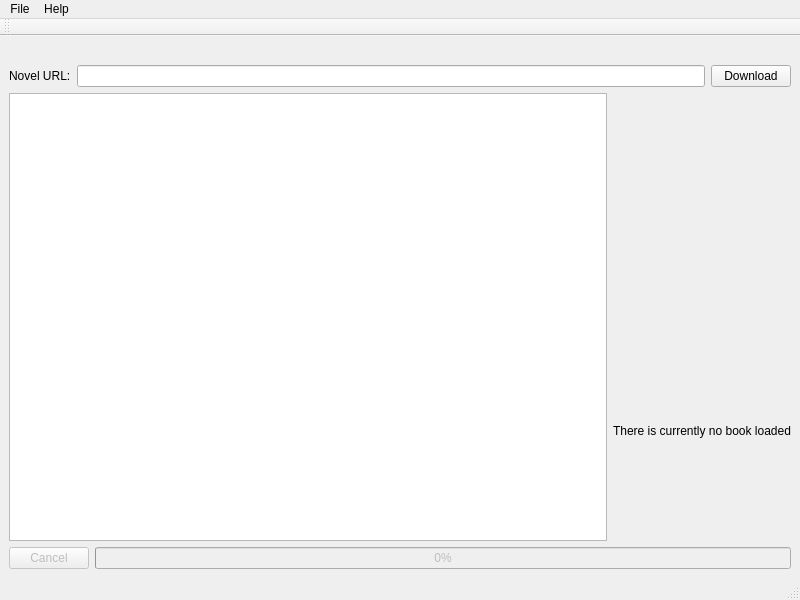
<?xml version="1.0" encoding="UTF-8"?>
<ui version="4.0">
 <class>MainWindow</class>
 <widget class="QMainWindow" name="MainWindow">
  <property name="geometry">
   <rect>
    <x>0</x>
    <y>0</y>
    <width>800</width>
    <height>600</height>
   </rect>
  </property>
  <property name="cursor">
   <cursorShape>ArrowCursor</cursorShape>
  </property>
  <property name="acceptDrops">
   <bool>true</bool>
  </property>
  <property name="windowTitle">
   <string>MainWindow</string>
  </property>
  <property name="windowIcon">
   <iconset resource="resources.qrc">
    <normaloff>:/images/icon.ico</normaloff>:/images/icon.ico</iconset>
  </property>
  <property name="autoFillBackground">
   <bool>false</bool>
  </property>
  <property name="styleSheet">
   <string notr="true">QToolTip {
    border: 1px solid #76797C;
    background-color: #5A7566;
    color: white;
    padding: 0px;                /*remove padding, for fix combobox tooltip.*/
    opacity: 200;
}

QWidget {
    color: #eff0f1;
    background-color: #31363b;
    selection-background-color: #3daee9;
    selection-color: #eff0f1;
    background-clip: border;
    border-image: none;
    border: 0px transparent black;
    outline: 0;
}

QWidget:item:hover {
    background-color: #18465d;
    color: #eff0f1;
}

QWidget:item:selected {
    background-color: #18465d;
}

QCheckBox {
    spacing: 5px;
    outline: none;
    color: #eff0f1;
    margin-bottom: 2px;
}

QCheckBox:disabled {
    color: #76797C;
}

QCheckBox::indicator,
QGroupBox::indicator {
    width: 18px;
    height: 18px;
}

QGroupBox::indicator {
    margin-left: 2px;
}

QCheckBox::indicator:unchecked {
    image: url(:/qss_icons/rc/checkbox_unchecked.png);
}

QCheckBox::indicator:unchecked:hover,
QCheckBox::indicator:unchecked:focus,
QCheckBox::indicator:unchecked:pressed,
QGroupBox::indicator:unchecked:hover,
QGroupBox::indicator:unchecked:focus,
QGroupBox::indicator:unchecked:pressed {
    border: none;
    image: url(:/qss_icons/rc/checkbox_unchecked_focus.png);
}

QCheckBox::indicator:checked {
    image: url(:/qss_icons/rc/checkbox_checked.png);
}

QCheckBox::indicator:checked:hover,
QCheckBox::indicator:checked:focus,
QCheckBox::indicator:checked:pressed,
QGroupBox::indicator:checked:hover,
QGroupBox::indicator:checked:focus,
QGroupBox::indicator:checked:pressed {
    border: none;
    image: url(:/qss_icons/rc/checkbox_checked_focus.png);
}

QCheckBox::indicator:indeterminate {
    image: url(:/qss_icons/rc/checkbox_indeterminate.png);
}

QCheckBox::indicator:indeterminate:focus,
QCheckBox::indicator:indeterminate:hover,
QCheckBox::indicator:indeterminate:pressed {
    image: url(:/qss_icons/rc/checkbox_indeterminate_focus.png);
}

QCheckBox::indicator:checked:disabled,
QGroupBox::indicator:checked:disabled {
    image: url(:/qss_icons/rc/checkbox_checked_disabled.png);
}

QCheckBox::indicator:unchecked:disabled,
QGroupBox::indicator:unchecked:disabled {
    image: url(:/qss_icons/rc/checkbox_unchecked_disabled.png);
}

QRadioButton {
    spacing: 5px;
    outline: none;
    color: #eff0f1;
    margin-bottom: 2px;
}

QRadioButton:disabled {
    color: #76797C;
}

QRadioButton::indicator {
    width: 21px;
    height: 21px;
}

QRadioButton::indicator:unchecked {
    image: url(:/qss_icons/rc/radio_unchecked.png);
}

QRadioButton::indicator:unchecked:hover,
QRadioButton::indicator:unchecked:focus,
QRadioButton::indicator:unchecked:pressed {
    border: none;
    outline: none;
    image: url(:/qss_icons/rc/radio_unchecked_focus.png);
}

QRadioButton::indicator:checked {
    border: none;
    outline: none;
    image: url(:/qss_icons/rc/radio_checked.png);
}

QRadioButton::indicator:checked:hover,
QRadioButton::indicator:checked:focus,
QRadioButton::indicator:checked:pressed {
    border: none;
    outline: none;
    image: url(:/qss_icons/rc/radio_checked_focus.png);
}

QRadioButton::indicator:checked:disabled {
    outline: none;
    image: url(:/qss_icons/rc/radio_checked_disabled.png);
}

QRadioButton::indicator:unchecked:disabled {
    image: url(:/qss_icons/rc/radio_unchecked_disabled.png);
}

QMenuBar {
    background-color: #31363b;
    color: #eff0f1;
}

QMenuBar::item {
    background: transparent;
}

QMenuBar::item:selected {
    background: transparent;
    border: 1px solid #76797C;
}

QMenuBar::item:pressed {
    border: 1px solid #76797C;
    background-color: #3daee9;
    color: #eff0f1;
    margin-bottom: -1px;
    padding-bottom: 1px;
}

QMenu {
    border: 1px solid #76797C;
    color: #eff0f1;
    margin: 2px;
}

QMenu::icon {
    margin: 5px;
}

QMenu::item {
    padding: 5px 30px 5px 30px;
    border: 1px solid transparent;
    /* reserve space for selection border */
}

QMenu::item:selected {
    color: #eff0f1;
}

QMenu::separator {
    height: 2px;
    background: lightblue;
    margin-left: 10px;
    margin-right: 5px;
}

QMenu::indicator {
    width: 18px;
    height: 18px;
}


/* non-exclusive indicator = check box style indicator
   (see QActionGroup::setExclusive) */

QMenu::indicator:non-exclusive:unchecked {
    image: url(:/qss_icons/rc/checkbox_unchecked.png);
}

QMenu::indicator:non-exclusive:unchecked:selected {
    image: url(:/qss_icons/rc/checkbox_unchecked_disabled.png);
}

QMenu::indicator:non-exclusive:checked {
    image: url(:/qss_icons/rc/checkbox_checked.png);
}

QMenu::indicator:non-exclusive:checked:selected {
    image: url(:/qss_icons/rc/checkbox_checked_disabled.png);
}


/* exclusive indicator = radio button style indicator (see QActionGroup::setExclusive) */

QMenu::indicator:exclusive:unchecked {
    image: url(:/qss_icons/rc/radio_unchecked.png);
}

QMenu::indicator:exclusive:unchecked:selected {
    image: url(:/qss_icons/rc/radio_unchecked_disabled.png);
}

QMenu::indicator:exclusive:checked {
    image: url(:/qss_icons/rc/radio_checked.png);
}

QMenu::indicator:exclusive:checked:selected {
    image: url(:/qss_icons/rc/radio_checked_disabled.png);
}

QMenu::right-arrow {
    margin: 5px;
    image: url(:/qss_icons/rc/right_arrow.png)
}

QWidget:disabled {
    color: #454545;
    background-color: #31363b;
}

QAbstractItemView {
    alternate-background-color: #31363b;
    color: #eff0f1;
    border: 1px solid #3A3939;
    border-radius: 2px;
}

QWidget:focus,
QMenuBar:focus {
    border: 1px solid #3daee9;
}

QTabWidget:focus,
QCheckBox:focus,
QRadioButton:focus,
QSlider:focus {
    border: none;
}

QLineEdit {
    background-color: #232629;
    padding: 5px;
    border-style: solid;
    border: 1px solid #76797C;
    border-radius: 2px;
    color: #eff0f1;
}

QAbstractItemView QLineEdit {
    padding: 0;
}

QGroupBox {
    border: 1px solid #76797C;
    border-radius: 2px;
    margin-top: 20px;
}

QGroupBox::title {
    subcontrol-origin: margin;
    subcontrol-position: top center;
    padding-left: 10px;
    padding-right: 10px;
    padding-top: 10px;
}

QAbstractScrollArea {
    border-radius: 2px;
    border: 1px solid #76797C;
    background-color: transparent;
}

QScrollBar:horizontal {
    height: 15px;
    margin: 3px 15px 3px 15px;
    border: 1px transparent #2A2929;
    border-radius: 4px;
    background-color: #2A2929;
}

QScrollBar::handle:horizontal {
    background-color: #605F5F;
    min-width: 5px;
    border-radius: 4px;
}

QScrollBar::add-line:horizontal {
    margin: 0px 3px 0px 3px;
    border-image: url(:/qss_icons/rc/right_arrow_disabled.png);
    width: 10px;
    height: 10px;
    subcontrol-position: right;
    subcontrol-origin: margin;
}

QScrollBar::sub-line:horizontal {
    margin: 0px 3px 0px 3px;
    border-image: url(:/qss_icons/rc/left_arrow_disabled.png);
    height: 10px;
    width: 10px;
    subcontrol-position: left;
    subcontrol-origin: margin;
}

QScrollBar::add-line:horizontal:hover,
QScrollBar::add-line:horizontal:on {
    border-image: url(:/qss_icons/rc/right_arrow.png);
    height: 10px;
    width: 10px;
    subcontrol-position: right;
    subcontrol-origin: margin;
}

QScrollBar::sub-line:horizontal:hover,
QScrollBar::sub-line:horizontal:on {
    border-image: url(:/qss_icons/rc/left_arrow.png);
    height: 10px;
    width: 10px;
    subcontrol-position: left;
    subcontrol-origin: margin;
}

QScrollBar::up-arrow:horizontal,
QScrollBar::down-arrow:horizontal {
    background: none;
}

QScrollBar::add-page:horizontal,
QScrollBar::sub-page:horizontal {
    background: none;
}

QScrollBar:vertical {
    background-color: #2A2929;
    width: 15px;
    margin: 15px 3px 15px 3px;
    border: 1px transparent #2A2929;
    border-radius: 4px;
}

QScrollBar::handle:vertical {
    background-color: #605F5F;
    min-height: 5px;
    border-radius: 4px;
}

QScrollBar::sub-line:vertical {
    margin: 3px 0px 3px 0px;
    border-image: url(:/qss_icons/rc/up_arrow_disabled.png);
    height: 10px;
    width: 10px;
    subcontrol-position: top;
    subcontrol-origin: margin;
}

QScrollBar::add-line:vertical {
    margin: 3px 0px 3px 0px;
    border-image: url(:/qss_icons/rc/down_arrow_disabled.png);
    height: 10px;
    width: 10px;
    subcontrol-position: bottom;
    subcontrol-origin: margin;
}

QScrollBar::sub-line:vertical:hover,
QScrollBar::sub-line:vertical:on {
    border-image: url(:/qss_icons/rc/up_arrow.png);
    height: 10px;
    width: 10px;
    subcontrol-position: top;
    subcontrol-origin: margin;
}

QScrollBar::add-line:vertical:hover,
QScrollBar::add-line:vertical:on {
    border-image: url(:/qss_icons/rc/down_arrow.png);
    height: 10px;
    width: 10px;
    subcontrol-position: bottom;
    subcontrol-origin: margin;
}

QScrollBar::up-arrow:vertical,
QScrollBar::down-arrow:vertical {
    background: none;
}

QScrollBar::add-page:vertical,
QScrollBar::sub-page:vertical {
    background: none;
}

QTextEdit {
    background-color: #232629;
    color: #eff0f1;
    border: 1px solid #76797C;
}

QPlainTextEdit {
    background-color: #232629;
    ;
    color: #eff0f1;
    border-radius: 2px;
    border: 1px solid #76797C;
}

QHeaderView::section {
    background-color: #76797C;
    color: #eff0f1;
    padding: 5px;
    border: 1px solid #76797C;
}

QSizeGrip {
    image: url(:/qss_icons/rc/sizegrip.png);
    width: 12px;
    height: 12px;
}

QMainWindow::separator {
    background-color: #31363b;
    color: white;
    padding-left: 4px;
    spacing: 2px;
    border: 1px dashed #76797C;
}

QMainWindow::separator:hover {
    background-color: #787876;
    color: white;
    padding-left: 4px;
    border: 1px solid #76797C;
    spacing: 2px;
}

QMenu::separator {
    height: 1px;
    background-color: #76797C;
    color: white;
    padding-left: 4px;
    margin-left: 10px;
    margin-right: 5px;
}

QFrame {
    border-radius: 2px;
    border: 1px solid #76797C;
}

QFrame[frameShape=&quot;0&quot;] {
    border-radius: 2px;
    border: 1px transparent #76797C;
}

QStackedWidget {
    border: 1px transparent black;
}

QToolBar {
    border: 1px transparent #393838;
    background: 1px solid #31363b;
    font-weight: bold;
}

QToolBar::handle:horizontal {
    image: url(:/qss_icons/rc/Hmovetoolbar.png);
}

QToolBar::handle:vertical {
    image: url(:/qss_icons/rc/Vmovetoolbar.png);
}

QToolBar::separator:horizontal {
    image: url(:/qss_icons/rc/Hsepartoolbar.png);
}

QToolBar::separator:vertical {
    image: url(:/qss_icons/rc/Vsepartoolbar.png);
}

QToolButton#qt_toolbar_ext_button {
    background: #58595a
}

QPushButton {
    color: #eff0f1;
    background-color: #31363b;
    border-width: 1px;
    border-color: #76797C;
    border-style: solid;
    padding: 5px;
    border-radius: 2px;
    outline: none;
}

QPushButton:disabled {
    background-color: #31363b;
    border-width: 1px;
    border-color: #454545;
    border-style: solid;
    padding-top: 5px;
    padding-bottom: 5px;
    padding-left: 10px;
    padding-right: 10px;
    border-radius: 2px;
    color: #454545;
}

QPushButton:focus {
    background-color: #3daee9;
    color: white;
}

QPushButton:pressed {
    background-color: #3daee9;
    padding-top: -15px;
    padding-bottom: -17px;
}

QComboBox {
    selection-background-color: #3daee9;
    border-style: solid;
    border: 1px solid #76797C;
    border-radius: 2px;
    padding: 5px;
    min-width: 75px;
}

QPushButton:checked {
    background-color: #76797C;
    border-color: #6A6969;
}

QComboBox:hover,
QPushButton:hover,
QAbstractSpinBox:hover,
QLineEdit:hover,
QTextEdit:hover,
QPlainTextEdit:hover,
QAbstractView:hover,
QTreeView:hover {
    border: 1px solid #3daee9;
    color: #eff0f1;
}

QComboBox:on {
    padding-top: 3px;
    padding-left: 4px;
    selection-background-color: #4a4a4a;
}

QComboBox QAbstractItemView {
    background-color: #232629;
    border-radius: 2px;
    border: 1px solid #76797C;
    selection-background-color: #18465d;
}

QComboBox::drop-down {
    subcontrol-origin: padding;
    subcontrol-position: top right;
    width: 15px;
    border-left-width: 0px;
    border-left-color: darkgray;
    border-left-style: solid;
    border-top-right-radius: 3px;
    border-bottom-right-radius: 3px;
}

QComboBox::down-arrow {
    image: url(:/qss_icons/rc/down_arrow_disabled.png);
}

QComboBox::down-arrow:on,
QComboBox::down-arrow:hover,
QComboBox::down-arrow:focus {
    image: url(:/qss_icons/rc/down_arrow.png);
}

QAbstractSpinBox {
    padding: 5px;
    border: 1px solid #76797C;
    background-color: #232629;
    color: #eff0f1;
    border-radius: 2px;
    min-width: 75px;
}

QAbstractSpinBox:up-button {
    background-color: transparent;
    subcontrol-origin: border;
    subcontrol-position: center right;
}

QAbstractSpinBox:down-button {
    background-color: transparent;
    subcontrol-origin: border;
    subcontrol-position: center left;
}

QAbstractSpinBox::up-arrow,
QAbstractSpinBox::up-arrow:disabled,
QAbstractSpinBox::up-arrow:off {
    image: url(:/qss_icons/rc/up_arrow_disabled.png);
    width: 10px;
    height: 10px;
}

QAbstractSpinBox::up-arrow:hover {
    image: url(:/qss_icons/rc/up_arrow.png);
}

QAbstractSpinBox::down-arrow,
QAbstractSpinBox::down-arrow:disabled,
QAbstractSpinBox::down-arrow:off {
    image: url(:/qss_icons/rc/down_arrow_disabled.png);
    width: 10px;
    height: 10px;
}

QAbstractSpinBox::down-arrow:hover {
    image: url(:/qss_icons/rc/down_arrow.png);
}

QLabel {
    border: 0px solid black;
}

QTabWidget {
    border: 0px transparent black;
}

QTabWidget::pane {
    border: 1px solid #76797C;
    padding: 5px;
    margin: 0px;
}

QTabWidget::tab-bar {
    /* left: 5px; move to the right by 5px */
}

QTabBar {
    qproperty-drawBase: 0;
    border-radius: 3px;
}

QTabBar:focus {
    border: 0px transparent black;
}

QTabBar::close-button {
    image: url(:/qss_icons/rc/close.png);
    background: transparent;
}

QTabBar::close-button:hover {
    image: url(:/qss_icons/rc/close-hover.png);
    background: transparent;
}

QTabBar::close-button:pressed {
    image: url(:/qss_icons/rc/close-pressed.png);
    background: transparent;
}


/* TOP TABS */

QTabBar::tab:top {
    color: #eff0f1;
    border: 1px solid #76797C;
    border-bottom: 1px transparent black;
    background-color: #31363b;
    padding: 5px;
    min-width: 50px;
    border-top-left-radius: 2px;
    border-top-right-radius: 2px;
}

QTabBar::tab:top:selected {
    color: #eff0f1;
    background-color: #54575B;
    border: 1px solid #76797C;
    border-bottom: 2px solid #3daee9;
    border-top-left-radius: 2px;
    border-top-right-radius: 2px;
}

QTabBar::tab:top:!selected:hover {
    background-color: #3daee9;
}


/* BOTTOM TABS */

QTabBar::tab:bottom {
    color: #eff0f1;
    border: 1px solid #76797C;
    border-top: 1px transparent black;
    background-color: #31363b;
    padding: 5px;
    border-bottom-left-radius: 2px;
    border-bottom-right-radius: 2px;
    min-width: 50px;
}

QTabBar::tab:bottom:selected {
    color: #eff0f1;
    background-color: #54575B;
    border: 1px solid #76797C;
    border-top: 2px solid #3daee9;
    border-bottom-left-radius: 2px;
    border-bottom-right-radius: 2px;
}

QTabBar::tab:bottom:!selected:hover {
    background-color: #3daee9;
}


/* LEFT TABS */

QTabBar::tab:left {
    color: #eff0f1;
    border: 1px solid #76797C;
    border-left: 1px transparent black;
    background-color: #31363b;
    padding: 5px;
    border-top-right-radius: 2px;
    border-bottom-right-radius: 2px;
    min-height: 50px;
}

QTabBar::tab:left:selected {
    color: #eff0f1;
    background-color: #54575B;
    border: 1px solid #76797C;
    border-left: 2px solid #3daee9;
    border-top-right-radius: 2px;
    border-bottom-right-radius: 2px;
}

QTabBar::tab:left:!selected:hover {
    background-color: #3daee9;
}


/* RIGHT TABS */

QTabBar::tab:right {
    color: #eff0f1;
    border: 1px solid #76797C;
    border-right: 1px transparent black;
    background-color: #31363b;
    padding: 5px;
    border-top-left-radius: 2px;
    border-bottom-left-radius: 2px;
    min-height: 50px;
}

QTabBar::tab:right:selected {
    color: #eff0f1;
    background-color: #54575B;
    border: 1px solid #76797C;
    border-right: 2px solid #3daee9;
    border-top-left-radius: 2px;
    border-bottom-left-radius: 2px;
}

QTabBar::tab:right:!selected:hover {
    background-color: #3daee9;
}

QTabBar QToolButton::right-arrow:enabled {
    image: url(:/qss_icons/rc/right_arrow.png);
}

QTabBar QToolButton::left-arrow:enabled {
    image: url(:/qss_icons/rc/left_arrow.png);
}

QTabBar QToolButton::right-arrow:disabled {
    image: url(:/qss_icons/rc/right_arrow_disabled.png);
}

QTabBar QToolButton::left-arrow:disabled {
    image: url(:/qss_icons/rc/left_arrow_disabled.png);
}

QDockWidget {
    background: #31363b;
    border: 1px solid #403F3F;
    titlebar-close-icon: url(:/qss_icons/rc/close.png);
    titlebar-normal-icon: url(:/qss_icons/rc/undock.png);
}

QDockWidget::close-button,
QDockWidget::float-button {
    border: 1px solid transparent;
    border-radius: 2px;
    background: transparent;
}

QDockWidget::close-button:hover,
QDockWidget::float-button:hover {
    background: rgba(255, 255, 255, 10);
}

QDockWidget::close-button:pressed,
QDockWidget::float-button:pressed {
    padding: 1px -1px -1px 1px;
    background: rgba(255, 255, 255, 10);
}

QTreeView,
QListView {
    border: 1px solid #76797C;
    background-color: #232629;
}

QTreeView:branch:selected,
QTreeView:branch:hover {
    background: url(:/qss_icons/rc/transparent.png);
}

QTreeView::branch:has-siblings:!adjoins-item {
    border-image: url(:/qss_icons/rc/transparent.png);
}

QTreeView::branch:has-siblings:adjoins-item {
    border-image: url(:/qss_icons/rc/transparent.png);
}

QTreeView::branch:!has-children:!has-siblings:adjoins-item {
    border-image: url(:/qss_icons/rc/transparent.png);
}

QTreeView::branch:has-children:!has-siblings:closed,
QTreeView::branch:closed:has-children:has-siblings {
    image: url(:/qss_icons/rc/branch_closed.png);
}

QTreeView::branch:open:has-children:!has-siblings,
QTreeView::branch:open:has-children:has-siblings {
    image: url(:/qss_icons/rc/branch_open.png);
}

QTreeView::branch:has-children:!has-siblings:closed:hover,
QTreeView::branch:closed:has-children:has-siblings:hover {
    image: url(:/qss_icons/rc/branch_closed-on.png);
}

QTreeView::branch:open:has-children:!has-siblings:hover,
QTreeView::branch:open:has-children:has-siblings:hover {
    image: url(:/qss_icons/rc/branch_open-on.png);
}

QListView::item:!selected:hover,
QTreeView::item:!selected:hover {
    background: #18465d;
    outline: 0;
    color: #eff0f1
}

QListView::item:selected:hover,
QTreeView::item:selected:hover {
    background: #287399;
    color: #eff0f1;
}

QTreeView::indicator:checked,
QListView::indicator:checked {
    image: url(:/qss_icons/rc/checkbox_checked.png);
}

QTreeView::indicator:unchecked,
QListView::indicator:unchecked {
    image: url(:/qss_icons/rc/checkbox_unchecked.png);
}

QTreeView::indicator:checked:hover,
QTreeView::indicator:checked:focus,
QTreeView::indicator:checked:pressed,
QListView::indicator:checked:hover,
QListView::indicator:checked:focus,
QListView::indicator:checked:pressed {
    image: url(:/qss_icons/rc/checkbox_checked_focus.png);
}

QTreeView::indicator:unchecked:hover,
QTreeView::indicator:unchecked:focus,
QTreeView::indicator:unchecked:pressed,
QListView::indicator:unchecked:hover,
QListView::indicator:unchecked:focus,
QListView::indicator:unchecked:pressed {
    image: url(:/qss_icons/rc/checkbox_unchecked_focus.png);
}

QSlider::groove:horizontal {
    border: 1px solid #565a5e;
    height: 4px;
    background: #565a5e;
    margin: 0px;
    border-radius: 2px;
}

QSlider::handle:horizontal {
    background: #232629;
    border: 1px solid #565a5e;
    width: 16px;
    height: 16px;
    margin: -8px 0;
    border-radius: 9px;
}

QSlider::groove:vertical {
    border: 1px solid #565a5e;
    width: 4px;
    background: #565a5e;
    margin: 0px;
    border-radius: 3px;
}

QSlider::handle:vertical {
    background: #232629;
    border: 1px solid #565a5e;
    width: 16px;
    height: 16px;
    margin: 0 -8px;
    border-radius: 9px;
}

QToolButton {
    background-color: transparent;
    border: 1px transparent #76797C;
    border-radius: 2px;
    margin: 3px;
    padding: 5px;
}

QToolButton[popupMode=&quot;1&quot;] {
    /* only for MenuButtonPopup */
    padding-right: 20px;
    /* make way for the popup button */
    border: 1px #76797C;
    border-radius: 5px;
}

QToolButton[popupMode=&quot;2&quot;] {
    /* only for InstantPopup */
    padding-right: 10px;
    /* make way for the popup button */
    border: 1px #76797C;
}

QToolButton:hover,
QToolButton::menu-button:hover {
    background-color: transparent;
    border: 1px solid #3daee9;
    padding: 5px;
}

QToolButton:checked,
QToolButton:pressed,
QToolButton::menu-button:pressed {
    background-color: #3daee9;
    border: 1px solid #3daee9;
    padding: 5px;
}


/* the subcontrol below is used only in the InstantPopup or DelayedPopup mode */

QToolButton::menu-indicator {
    image: url(:/qss_icons/rc/down_arrow.png);
    top: -7px;
    left: -2px;
    /* shift it a bit */
}


/* the subcontrols below are used only in the MenuButtonPopup mode */

QToolButton::menu-button {
    border: 1px transparent #76797C;
    border-top-right-radius: 6px;
    border-bottom-right-radius: 6px;
    /* 16px width + 4px for border = 20px allocated above */
    width: 16px;
    outline: none;
}

QToolButton::menu-arrow {
    image: url(:/qss_icons/rc/down_arrow.png);
}

QToolButton::menu-arrow:open {
    border: 1px solid #76797C;
}

QPushButton::menu-indicator {
    subcontrol-origin: padding;
    subcontrol-position: bottom right;
    left: 8px;
}

QTableView {
    border: 1px solid #76797C;
    gridline-color: #31363b;
    background-color: #232629;
}

QTableView,
QHeaderView {
    border-radius: 0px;
}

QTableView::item:pressed,
QListView::item:pressed,
QTreeView::item:pressed {
    background: #18465d;
    color: #eff0f1;
}

QTableView::item:selected:active,
QTreeView::item:selected:active,
QListView::item:selected:active {
    background: #287399;
    color: #eff0f1;
}

QHeaderView {
    background-color: #31363b;
    border: 1px transparent;
    border-radius: 0px;
    margin: 0px;
    padding: 0px;
}

QHeaderView::section {
    background-color: #31363b;
    color: #eff0f1;
    padding: 5px;
    border: 1px solid #76797C;
    border-radius: 0px;
    text-align: center;
}

QHeaderView::section::vertical::first,
QHeaderView::section::vertical::only-one {
    border-top: 1px solid #76797C;
}

QHeaderView::section::vertical {
    border-top: transparent;
}

QHeaderView::section::horizontal::first,
QHeaderView::section::horizontal::only-one {
    border-left: 1px solid #76797C;
}

QHeaderView::section::horizontal {
    border-left: transparent;
}

QHeaderView::section:checked {
    color: white;
    background-color: #334e5e;
}


/* style the sort indicator */

QHeaderView::down-arrow {
    image: url(:/qss_icons/rc/down_arrow.png);
}

QHeaderView::up-arrow {
    image: url(:/qss_icons/rc/up_arrow.png);
}

QTableCornerButton::section {
    background-color: #31363b;
    border: 1px transparent #76797C;
    border-radius: 0px;
}

QToolBox {
    padding: 5px;
    border: 1px transparent black;
}

QToolBox::tab {
    color: #eff0f1;
    background-color: #31363b;
    border: 1px solid #76797C;
    border-bottom: 1px transparent #31363b;
    border-top-left-radius: 5px;
    border-top-right-radius: 5px;
}

QToolBox::tab:selected {
    /* italicize selected tabs */
    font: italic;
    background-color: #31363b;
    border-color: #3daee9;
}

QStatusBar::item {
    border: 0px transparent dark;
}

QFrame[height=&quot;3&quot;],
QFrame[width=&quot;3&quot;] {
    background-color: #76797C;
}

QSplitter::handle {
    border: 1px dashed #76797C;
}

QSplitter::handle:hover {
    background-color: #787876;
    border: 1px solid #76797C;
}

QSplitter::handle:horizontal {
    width: 1px;
}

QSplitter::handle:vertical {
    height: 1px;
}

QProgressBar {
    border: 1px solid #76797C;
    border-radius: 5px;
    text-align: center;
}

QProgressBar::chunk {
    background-color: #05B8CC;
}

QDateEdit {
    selection-background-color: #3daee9;
    border-style: solid;
    border: 1px solid #3375A3;
    border-radius: 2px;
    padding: 1px;
    min-width: 75px;
}

QDateEdit:on {
    padding-top: 3px;
    padding-left: 4px;
    selection-background-color: #4a4a4a;
}

QDateEdit QAbstractItemView {
    background-color: #232629;
    border-radius: 2px;
    border: 1px solid #3375A3;
    selection-background-color: #3daee9;
}

QDateEdit::drop-down {
    subcontrol-origin: padding;
    subcontrol-position: top right;
    width: 15px;
    border-left-width: 0px;
    border-left-color: darkgray;
    border-left-style: solid;
    border-top-right-radius: 3px;
    border-bottom-right-radius: 3px;
}

QDateEdit::down-arrow {
    image: url(:/qss_icons/rc/down_arrow_disabled.png);
}

QDateEdit::down-arrow:on,
QDateEdit::down-arrow:hover,
QDateEdit::down-arrow:focus {
    image: url(:/qss_icons/rc/down_arrow.png);
}</string>
  </property>
  <property name="unifiedTitleAndToolBarOnMac">
   <bool>false</bool>
  </property>
  <widget class="QWidget" name="centralwidget">
   <layout class="QVBoxLayout" name="verticalLayout_2">
    <item>
     <widget class="QLabel" name="logo">
      <property name="text">
       <string/>
      </property>
      <property name="pixmap">
       <pixmap resource="resources.qrc">:/images/logo.png</pixmap>
      </property>
      <property name="alignment">
       <set>Qt::AlignCenter</set>
      </property>
     </widget>
    </item>
    <item>
     <layout class="QHBoxLayout" name="horizontalLayout">
      <item>
       <widget class="QLabel" name="label">
        <property name="text">
         <string>Novel URL:</string>
        </property>
       </widget>
      </item>
      <item>
       <widget class="QLineEdit" name="novel_url"/>
      </item>
      <item>
       <widget class="QPushButton" name="download_button">
        <property name="text">
         <string>Download</string>
        </property>
       </widget>
      </item>
     </layout>
    </item>
    <item>
     <layout class="QHBoxLayout" name="horizontalLayout_3">
      <item>
       <widget class="QTextEdit" name="log">
        <property name="layoutDirection">
         <enum>Qt::LeftToRight</enum>
        </property>
        <property name="readOnly">
         <bool>true</bool>
        </property>
        <property name="acceptRichText">
         <bool>true</bool>
        </property>
       </widget>
      </item>
      <item>
       <layout class="QVBoxLayout" name="verticalLayout">
        <item>
         <widget class="QLabel" name="book_cover">
          <property name="autoFillBackground">
           <bool>false</bool>
          </property>
          <property name="text">
           <string/>
          </property>
          <property name="pixmap">
           <pixmap resource="resources.qrc">:/images/default_cover.png</pixmap>
          </property>
         </widget>
        </item>
        <item>
         <widget class="QLabel" name="book_info">
          <property name="text">
           <string>There is currently no book loaded</string>
          </property>
          <property name="alignment">
           <set>Qt::AlignCenter</set>
          </property>
         </widget>
        </item>
       </layout>
      </item>
     </layout>
    </item>
    <item>
     <layout class="QHBoxLayout" name="horizontalLayout_2">
      <item>
       <widget class="QPushButton" name="stop_button">
        <property name="enabled">
         <bool>false</bool>
        </property>
        <property name="text">
         <string>Cancel</string>
        </property>
       </widget>
      </item>
      <item>
       <widget class="QProgressBar" name="progress_bar">
        <property name="enabled">
         <bool>false</bool>
        </property>
        <property name="value">
         <number>0</number>
        </property>
       </widget>
      </item>
     </layout>
    </item>
   </layout>
  </widget>
  <widget class="QStatusBar" name="statusbar"/>
  <widget class="QMenuBar" name="menubar">
   <property name="geometry">
    <rect>
     <x>0</x>
     <y>0</y>
     <width>800</width>
     <height>21</height>
    </rect>
   </property>
   <widget class="QMenu" name="menuFile">
    <property name="title">
     <string>File</string>
    </property>
    <addaction name="actionNewBook"/>
    <addaction name="actionSave"/>
    <addaction name="actionSave_as"/>
    <addaction name="actionopen_epub_file"/>
    <addaction name="separator"/>
    <addaction name="actionExit"/>
   </widget>
   <widget class="QMenu" name="menuHelp">
    <property name="title">
     <string>Help</string>
    </property>
    <addaction name="actionAbout"/>
    <addaction name="actionCheck_For_Updates"/>
   </widget>
   <addaction name="menuFile"/>
   <addaction name="menuHelp"/>
  </widget>
  <widget class="QToolBar" name="toolBar">
   <property name="windowTitle">
    <string>toolBar</string>
   </property>
   <attribute name="toolBarArea">
    <enum>TopToolBarArea</enum>
   </attribute>
   <attribute name="toolBarBreak">
    <bool>false</bool>
   </attribute>
  </widget>
  <action name="actionSave_as">
   <property name="checkable">
    <bool>false</bool>
   </property>
   <property name="enabled">
    <bool>false</bool>
   </property>
   <property name="text">
    <string>Save as epub file</string>
   </property>
  </action>
  <action name="actionopen_epub_file">
   <property name="text">
    <string>Open epub file</string>
   </property>
  </action>
  <action name="actionNewBook">
   <property name="enabled">
    <bool>false</bool>
   </property>
   <property name="text">
    <string>New</string>
   </property>
  </action>
  <action name="actionExit">
   <property name="text">
    <string>Exit</string>
   </property>
  </action>
  <action name="actionAbout">
   <property name="text">
    <string>About</string>
   </property>
  </action>
  <action name="actionSave">
   <property name="enabled">
    <bool>false</bool>
   </property>
   <property name="text">
    <string>Save</string>
   </property>
  </action>
  <action name="actionCheck_For_Updates">
   <property name="text">
    <string>Check For Updates</string>
   </property>
  </action>
 </widget>
 <resources>
  <include location="resources.qrc"/>
 </resources>
 <connections/>
</ui>
